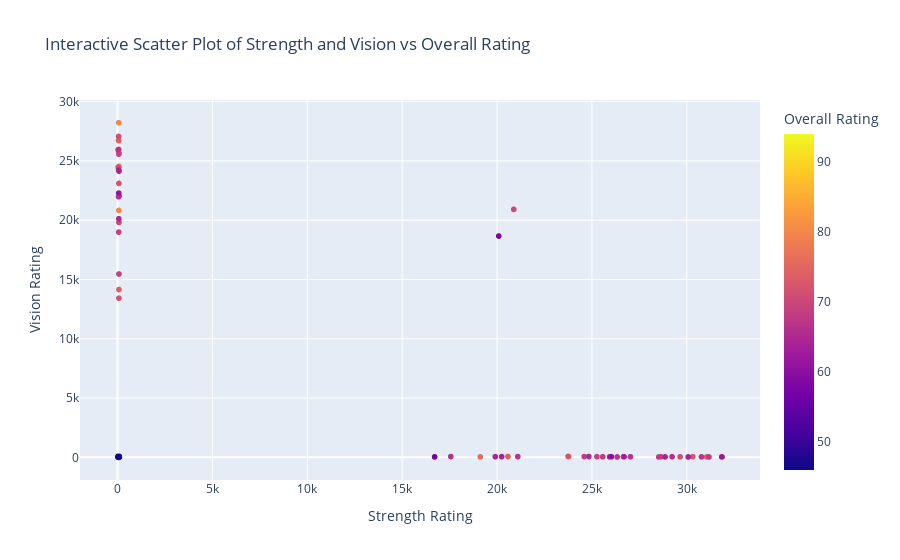

The code cell stored with this chart in its notebook:
### Markdown cell above
### Exercise 5

### Code cell
import plotly.express as px

# Scatter plot using Plotly
fig = px.scatter(soccer_df, x='Strength', y='Vision', color='Overall', hover_name='Name',
                 title='Interactive Scatter Plot of Strength and Vision vs Overall Rating',
                 labels={'Strength': 'Strength Rating', 'Vision': 'Vision Rating', 'Overall': 'Overall Rating'})

# Show the interactive plot
fig.show()

### Figure 1 — Plotly figure (JSON) as saved in the notebook; plotly's stock layout.template omitted (floating-point values rounded to 4 significant figures; data arrays with more than 128 entries replaced by an {"elided": "..."} marker saying what was removed)
{"data": [{"hovertemplate": "<b>%{hovertext}</b><br><br>Strength Rating=%{x}<br>Vision Rating=%{y}<br>Overall Rating=%{marker.color}<extra></extra>", "hovertext": {"elided": "17981 str values"}, "legendgroup": "", "marker": {"color": {"elided": "17981 float values"}, "coloraxis": "coloraxis", "symbol": "circle"}, "mode": "markers", "name": "", "showlegend": false, "type": "scattergl", "x": {"elided": "17981 float values"}, "xaxis": "x", "y": {"elided": "17981 float values"}, "yaxis": "y"}], "layout": {"coloraxis": {"colorbar": {"title": {"text": "Overall Rating"}}, "colorscale": [[0, "#0d0887"], [0.1111, "#46039f"], [0.2222, "#7201a8"], [0.3333, "#9c179e"], [0.4444, "#bd3786"], [0.5556, "#d8576b"], [0.6667, "#ed7953"], [0.7778, "#fb9f3a"], [0.8889, "#fdca26"], [1, "#f0f921"]]}, "legend": {"tracegroupgap": 0}, "title": {"text": "Interactive Scatter Plot of Strength and Vision vs Overall Rating"}, "xaxis": {"anchor": "y", "domain": [0, 1], "title": {"text": "Strength Rating"}}, "yaxis": {"anchor": "x", "domain": [0, 1], "title": {"text": "Vision Rating"}}}}
